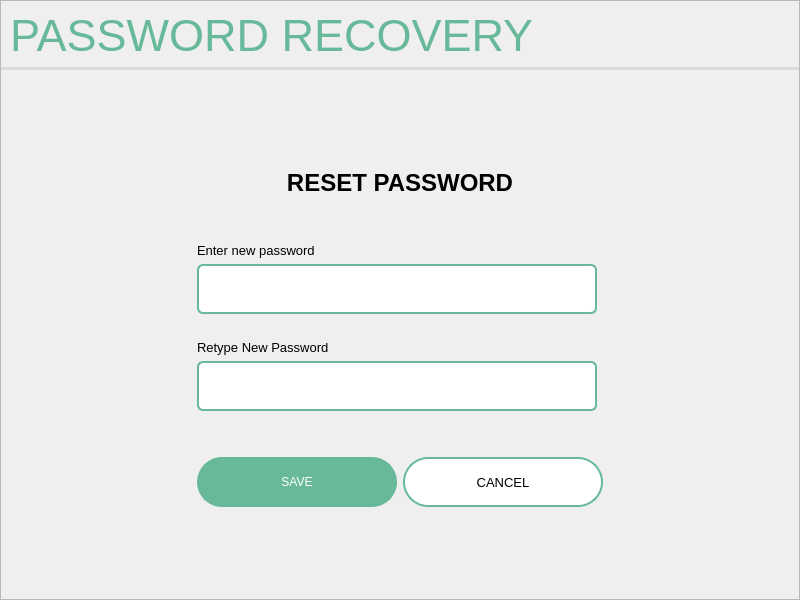
<?xml version="1.0" encoding="UTF-8"?>
<ui version="4.0">
 <class>MainWindow</class>
 <widget class="QMainWindow" name="MainWindow">
  <property name="geometry">
   <rect>
    <x>0</x>
    <y>0</y>
    <width>800</width>
    <height>600</height>
   </rect>
  </property>
  <property name="windowTitle">
   <string>MainWindow</string>
  </property>
  <widget class="QWidget" name="centralwidget">
   <layout class="QHBoxLayout" name="horizontalLayout">
    <property name="leftMargin">
     <number>0</number>
    </property>
    <property name="topMargin">
     <number>0</number>
    </property>
    <property name="rightMargin">
     <number>0</number>
    </property>
    <property name="bottomMargin">
     <number>0</number>
    </property>
    <item>
     <widget class="QFrame" name="frame">
      <property name="frameShape">
       <enum>QFrame::StyledPanel</enum>
      </property>
      <property name="frameShadow">
       <enum>QFrame::Raised</enum>
      </property>
      <layout class="QVBoxLayout" name="verticalLayout_3">
       <property name="spacing">
        <number>7</number>
       </property>
       <property name="leftMargin">
        <number>0</number>
       </property>
       <property name="topMargin">
        <number>0</number>
       </property>
       <property name="rightMargin">
        <number>0</number>
       </property>
       <property name="bottomMargin">
        <number>0</number>
       </property>
       <item>
        <widget class="QWidget" name="header" native="true">
         <property name="styleSheet">
          <string notr="true">QWidget {
    border-bottom: 3px solid #D8DBD9; 
}
</string>
         </property>
         <layout class="QHBoxLayout" name="horizontalLayout_3">
          <item>
           <widget class="QLabel" name="headerLabel">
            <property name="font">
             <font>
              <pointsize>-1</pointsize>
             </font>
            </property>
            <property name="layoutDirection">
             <enum>Qt::LeftToRight</enum>
            </property>
            <property name="styleSheet">
             <string notr="true">QLabel {
    color: #67B99A;
    font-size: 45px;
}</string>
            </property>
            <property name="text">
             <string>PASSWORD RECOVERY</string>
            </property>
            <property name="scaledContents">
             <bool>false</bool>
            </property>
           </widget>
          </item>
         </layout>
        </widget>
       </item>
       <item>
        <spacer name="verticalSpacer_2">
         <property name="orientation">
          <enum>Qt::Vertical</enum>
         </property>
         <property name="sizeHint" stdset="0">
          <size>
           <width>20</width>
           <height>40</height>
          </size>
         </property>
        </spacer>
       </item>
       <item>
        <widget class="QWidget" name="widget" native="true">
         <layout class="QHBoxLayout" name="horizontalLayout_4">
          <item>
           <spacer name="horizontalSpacer_2">
            <property name="orientation">
             <enum>Qt::Horizontal</enum>
            </property>
            <property name="sizeHint" stdset="0">
             <size>
              <width>40</width>
              <height>20</height>
             </size>
            </property>
           </spacer>
          </item>
          <item>
           <widget class="QWidget" name="mainContent" native="true">
            <property name="sizePolicy">
             <sizepolicy hsizetype="Fixed" vsizetype="Fixed">
              <horstretch>0</horstretch>
              <verstretch>0</verstretch>
             </sizepolicy>
            </property>
            <layout class="QVBoxLayout" name="verticalLayout_2">
             <item>
              <widget class="QLabel" name="mainLabel">
               <property name="font">
                <font>
                 <pointsize>18</pointsize>
                 <bold>true</bold>
                </font>
               </property>
               <property name="text">
                <string>RESET PASSWORD</string>
               </property>
               <property name="alignment">
                <set>Qt::AlignCenter</set>
               </property>
              </widget>
             </item>
             <item>
              <spacer name="verticalSpacer_3">
               <property name="orientation">
                <enum>Qt::Vertical</enum>
               </property>
               <property name="sizeHint" stdset="0">
                <size>
                 <width>20</width>
                 <height>40</height>
                </size>
               </property>
              </spacer>
             </item>
             <item>
              <widget class="QLabel" name="label">
               <property name="font">
                <font>
                 <pointsize>10</pointsize>
                </font>
               </property>
               <property name="text">
                <string>Enter new password</string>
               </property>
              </widget>
             </item>
             <item>
              <widget class="QLineEdit" name="lineEdit">
               <property name="minimumSize">
                <size>
                 <width>400</width>
                 <height>50</height>
                </size>
               </property>
               <property name="maximumSize">
                <size>
                 <width>400</width>
                 <height>50</height>
                </size>
               </property>
               <property name="styleSheet">
                <string notr="true">QLineEdit {
    padding: 5px;
    border: 2px solid #67B99A;
    border-radius: 6px;
    background-color: #FFFFFF;
    selection-background-color: darkgray;
}</string>
               </property>
              </widget>
             </item>
             <item>
              <spacer name="verticalSpacer_5">
               <property name="orientation">
                <enum>Qt::Vertical</enum>
               </property>
               <property name="sizeHint" stdset="0">
                <size>
                 <width>20</width>
                 <height>20</height>
                </size>
               </property>
              </spacer>
             </item>
             <item>
              <widget class="QLabel" name="label_2">
               <property name="font">
                <font>
                 <pointsize>10</pointsize>
                </font>
               </property>
               <property name="text">
                <string>Retype New Password</string>
               </property>
              </widget>
             </item>
             <item>
              <widget class="QLineEdit" name="lineEdit_2">
               <property name="minimumSize">
                <size>
                 <width>400</width>
                 <height>50</height>
                </size>
               </property>
               <property name="maximumSize">
                <size>
                 <width>400</width>
                 <height>50</height>
                </size>
               </property>
               <property name="styleSheet">
                <string notr="true">QLineEdit {
    padding: 5px;
    border: 2px solid #67B99A;
    border-radius: 6px;
    background-color: #FFFFFF;
    selection-background-color: darkgray;
}</string>
               </property>
              </widget>
             </item>
             <item>
              <spacer name="verticalSpacer_4">
               <property name="orientation">
                <enum>Qt::Vertical</enum>
               </property>
               <property name="sizeHint" stdset="0">
                <size>
                 <width>20</width>
                 <height>40</height>
                </size>
               </property>
              </spacer>
             </item>
             <item>
              <widget class="QWidget" name="buttonWidget" native="true">
               <layout class="QHBoxLayout" name="horizontalLayout_5">
                <property name="leftMargin">
                 <number>0</number>
                </property>
                <property name="topMargin">
                 <number>0</number>
                </property>
                <property name="rightMargin">
                 <number>0</number>
                </property>
                <property name="bottomMargin">
                 <number>0</number>
                </property>
                <item>
                 <widget class="QPushButton" name="pushButton">
                  <property name="minimumSize">
                   <size>
                    <width>200</width>
                    <height>50</height>
                   </size>
                  </property>
                  <property name="maximumSize">
                   <size>
                    <width>200</width>
                    <height>50</height>
                   </size>
                  </property>
                  <property name="styleSheet">
                   <string notr="true">QPushButton {
    background-color: #67B99A;
    color: white;
    border: 2px solid #67B99A;
    padding: 8px 16px;
    border-radius: 25px;
}
QPushButton:hover {
    background-color: #5CAE8B;
    border: 2px solid #5CAE8B;
}
QPushButton:pressed {
    background-color: #4D9C7F;
	border: 2px solid #4D9C7F;
}</string>
                  </property>
                  <property name="text">
                   <string>SAVE</string>
                  </property>
                 </widget>
                </item>
                <item>
                 <widget class="QPushButton" name="backButton">
                  <property name="sizePolicy">
                   <sizepolicy hsizetype="Fixed" vsizetype="Fixed">
                    <horstretch>0</horstretch>
                    <verstretch>0</verstretch>
                   </sizepolicy>
                  </property>
                  <property name="minimumSize">
                   <size>
                    <width>200</width>
                    <height>50</height>
                   </size>
                  </property>
                  <property name="maximumSize">
                   <size>
                    <width>200</width>
                    <height>50</height>
                   </size>
                  </property>
                  <property name="font">
                   <font>
                    <pointsize>10</pointsize>
                   </font>
                  </property>
                  <property name="styleSheet">
                   <string notr="true">QPushButton {
    background-color: white;
    border: 2px solid #67B99A;
    color: black;
    padding: 8px 16px;
    border-radius: 25px;
}

QPushButton:hover {
    border: 2px solid #4D926D;
}

QPushButton:pressed {
	background-color: #F0F0F0;
	border: 2px solid #265C42;
}</string>
                  </property>
                  <property name="text">
                   <string>CANCEL</string>
                  </property>
                 </widget>
                </item>
               </layout>
              </widget>
             </item>
            </layout>
           </widget>
          </item>
          <item>
           <spacer name="horizontalSpacer_3">
            <property name="orientation">
             <enum>Qt::Horizontal</enum>
            </property>
            <property name="sizeHint" stdset="0">
             <size>
              <width>40</width>
              <height>20</height>
             </size>
            </property>
           </spacer>
          </item>
         </layout>
        </widget>
       </item>
       <item>
        <spacer name="verticalSpacer">
         <property name="orientation">
          <enum>Qt::Vertical</enum>
         </property>
         <property name="sizeHint" stdset="0">
          <size>
           <width>20</width>
           <height>40</height>
          </size>
         </property>
        </spacer>
       </item>
      </layout>
     </widget>
    </item>
   </layout>
  </widget>
 </widget>
 <resources/>
 <connections/>
</ui>
